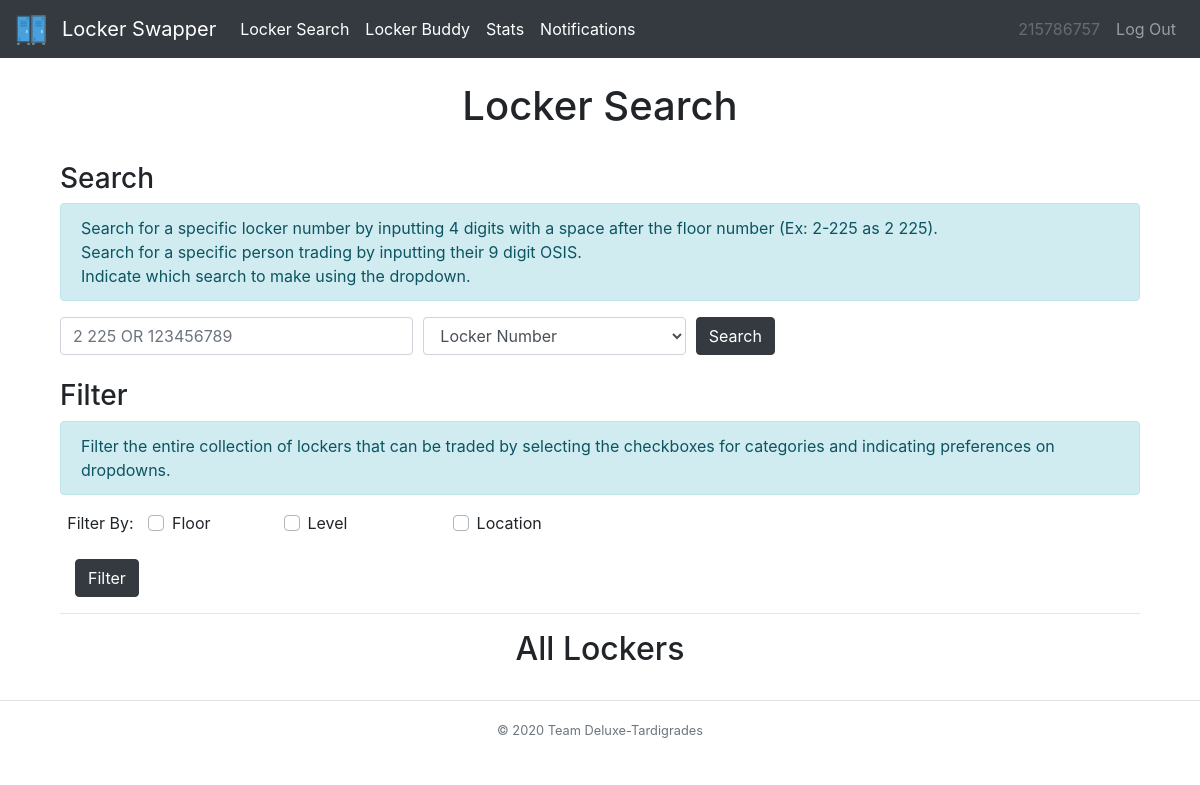
Page /locker (signed in) on the earlier database version.
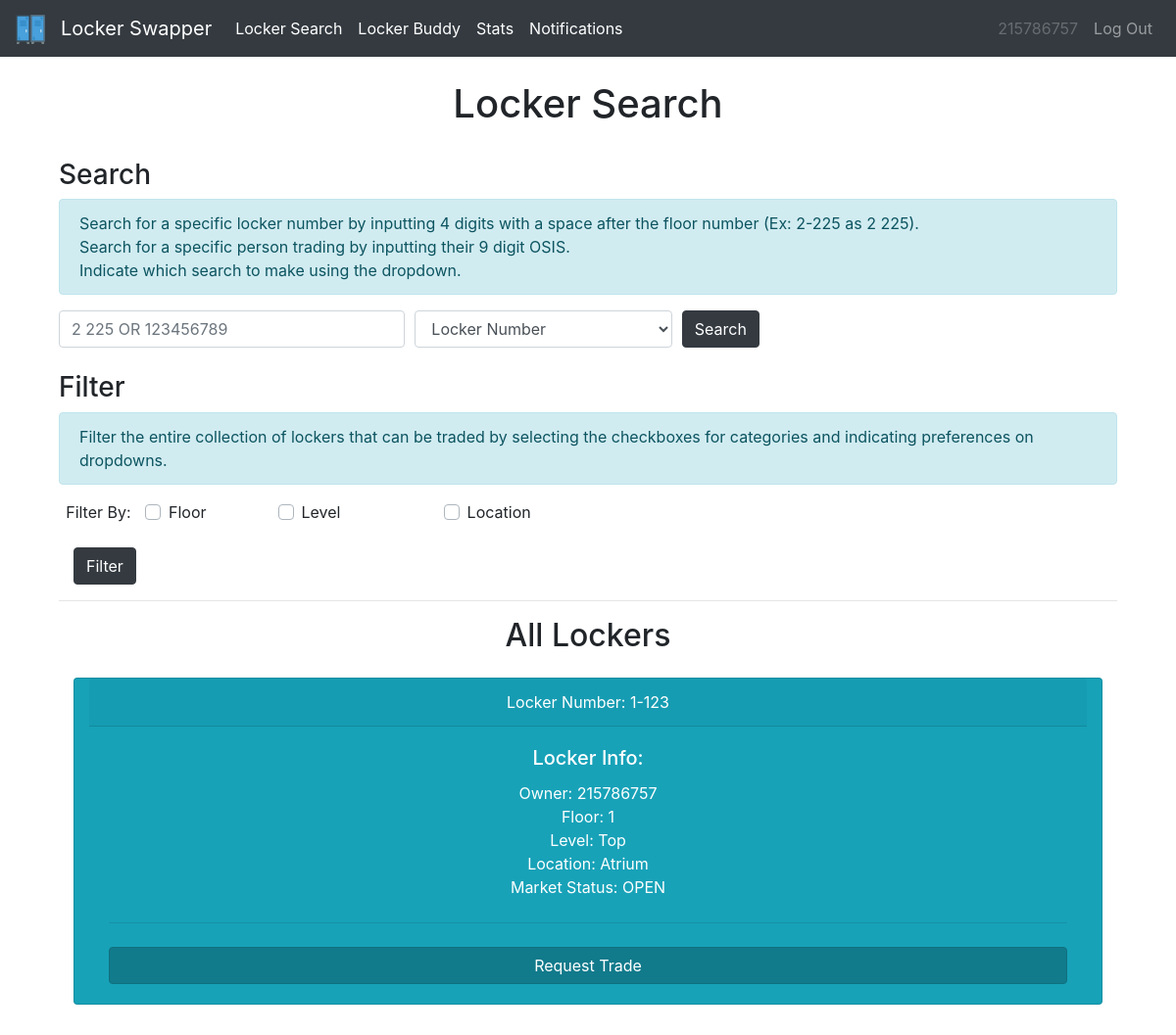
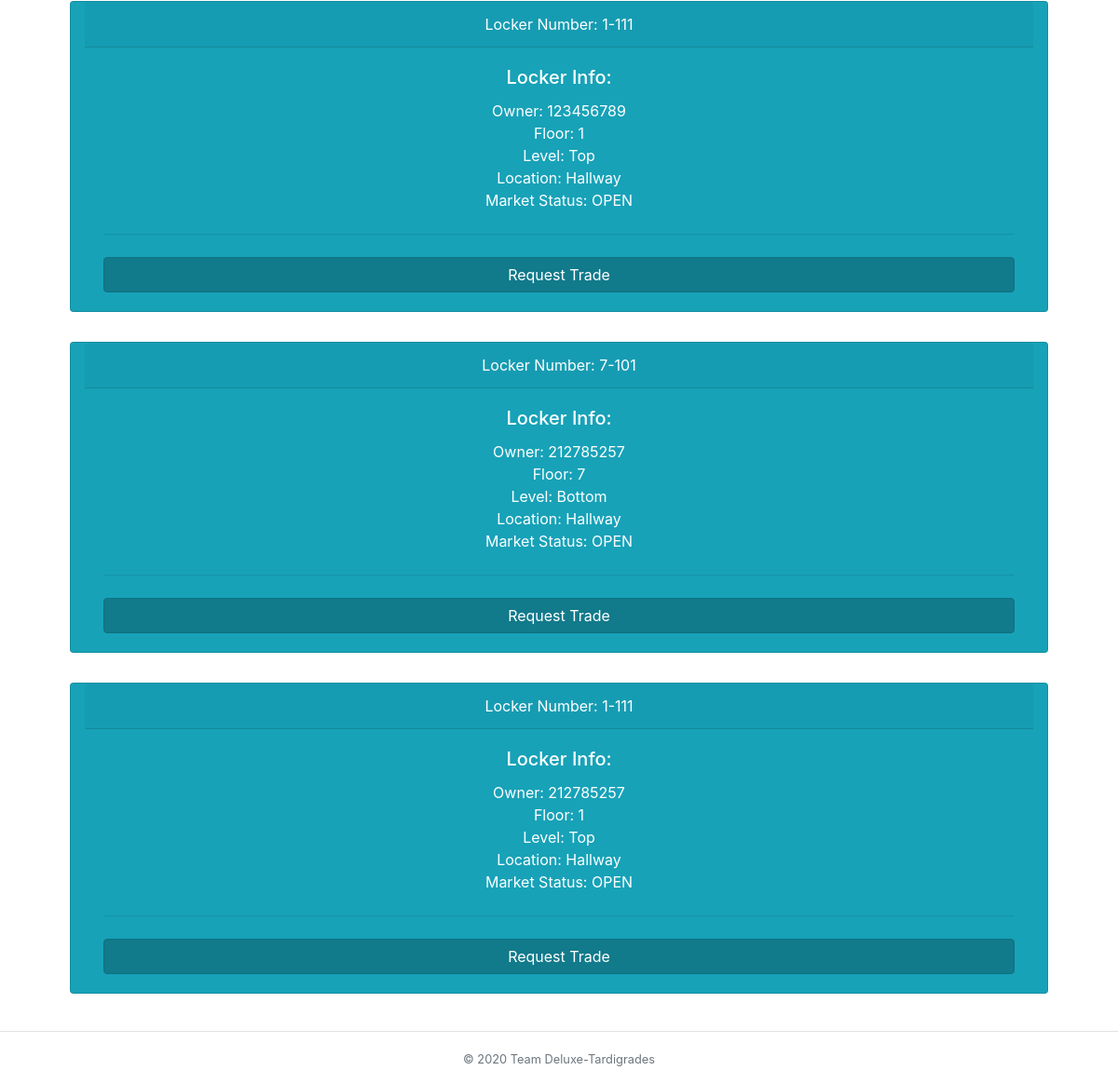
Same page on the later database version (2 pictures, top to bottom).
### tables this page shows
CREATE TABLE transaction_tbl (locker INT, recipient INT, sender INT, status INT, request TEXT, floor INT);

CREATE TABLE locker_tbl (locker INT, owner TEXT, combo TEXT, floor INT, level INT, location TEXT, status TEXT);

### __init__.py (the view)
@app.route("/locker")
@login_required
def locker():
    user = session['osis']
    all = db_manager.tradeableLockers()
    return render_template("locker.html",user=user,all=all,results=[],heading="Locker Search")

### __init__.py (called while the page is built)
def login_required(f):
    @wraps(f)
    def dec(*args, **kwargs):
        if 'osis' in session:
            return f(*args, **kwargs)
        flash('You must be logged in to view this page!', 'danger')
        return redirect('/')
    return dec

### db_builder.py (called while the page is built)
def exec(cmd):
    db = sqlite3.connect(DB_FILE)
    c = db.cursor()
    output = c.execute(cmd)
    db.commit()
    return output

def execmany(cmd, inputs):
    db = sqlite3.connect(DB_FILE)
    c = db.cursor()
    output = c.execute(cmd, inputs)
    db.commit()
    return output

### db_manager.py (called while the page is built)
def getLockerInfo(locker):
    q = "SELECT * from locker_tbl WHERE locker=?"
    inputs = (locker,)
    data = execmany(q, inputs).fetchone()
    info=[]
    for value in data:
        info.append(value)
    return info

def getTransLock(data):
    dataDict = {}
    for i in data:
        lock = getLockerInfo(i[0])
        dataDict[i] = lock
    return dataDict

def tradeableLockers():
    q = "SELECT * FROM transaction_tbl WHERE status=1 AND request='L'"
    data = exec(q).fetchall() #-> [(tuple,1,2,3),(tuple,1,2,3)]
    return getTransLock(data)

### templates/locker.html (shortened to what this page needs)
{% extends "base.html" %}
{% block body %}
<div class="container">
  <h3>Search</h3>
  <div class="alert alert-info" role="alert">
     Search for a specific locker number by inputting 4 digits with a space after the floor number (Ex: 2-225 as 2 225).<br>
      Search for a specific person trading by inputting their 9 digit OSIS.<br>
      Indicate which search to make using the dropdown.
  </div>
  <div>
    <form action="/lSearch" method="post">
      <div class="form-row">
        <div class="form group col-md-4">
          <input id="query" class="form-control mr-sm-2" type="text" name="query" placeholder="2 225 OR 123456789"><br>
        </div>
        <div class="form group col-md-3">
          <select id="searchBy" class="form-control" name="searchBy">
            <option>Locker Number</option>
          </select>
        </div>
        <div class="form-group col-md-1">
          <button class="btn btn-dark" type="submit">Search</button>
        </div>
      </div>
    </form>
  </div>
  <h3>Filter</h3>
  <div class="alert alert-info" role="alert">
    Filter the entire collection of lockers that can be traded by selecting the checkboxes for categories and indicating preferences on dropdowns.
  </div>
  <div>
    <form action="/lFilter" method="post">
      <div class="form-row text-center">
        <div class="form-group col-md-1">
          <label for="filter">Filter By:  </label>
        </div>
        <div class="form-group col-md-1 custom-control custom-checkbox">
          <label class="custom-control-label" for="floor">Floor</label>
        </div>
        <div class="form-group col-md-2 custom-control custom-checkbox">
          <label class="custom-control-label" for="level">Level</label>
        </div>
        <div class="form-group col-md-2 custom-control custom-checkbox">
          <label class="custom-control-label" for="type">Location</label>
        </div>
      </div>
      <div class="form-group col-md-1">
        <button class="btn btn-dark" type="submit">Filter</button>
      </div>
    </form>
  </div>
  <hr>
  <div class="container">
    {% if results == [] and all != [] %}
    <div class="text-center">
      <h2>All Lockers</h2>
    </div>
    <div class="col-sm-12 col-md-12 col-lg-12 mx-auto">
      {% for key in all %}
      <div class="row">
        <div class="card text-white text-center bg-info my-3 col-md-12">
          <div class="card-header">Locker Number: {{key[5]}}-{{key[0]}}</div>
          <div class="card-body">
            <h5 class="card-title">Locker Info:</h5>
            <p class="card-text">Owner: {{key[2]}} <br> Floor: {{key[5]}} <br>
                               Level: {{all[key][4]}} <br> Location: {{all[key][5]}} <br>
                               Market Status: OPEN </p>
            <hr class="my-4">
            <form action="/lRequest" method='post'>
              <button type="submit" name="lrequest" value ="{{key[2]}}" class="btn btn-info btn-block active">Request Trade</button>
            </form>
          </div>
        </div>
      </div>
      {% endfor %}
    {% endif %}
    </div>
    </div>
  </div>
{% endblock %}

Differences in the rows shown:
added transaction_tbl: floor "1", locker "123", sender "215786757"
now on this page (row edited): locker_tbl: level "Top", location "Atrium"
added transaction_tbl: floor "1", locker "111", sender "123456789"
now on this page (row edited): locker_tbl: level "Top", location "Hallway"
added transaction_tbl: floor "7", locker "101", sender "212785257"
now on this page (row edited): locker_tbl: level "Bottom", location "Hallway"
added transaction_tbl: floor "1", locker "111", sender "212785257"
